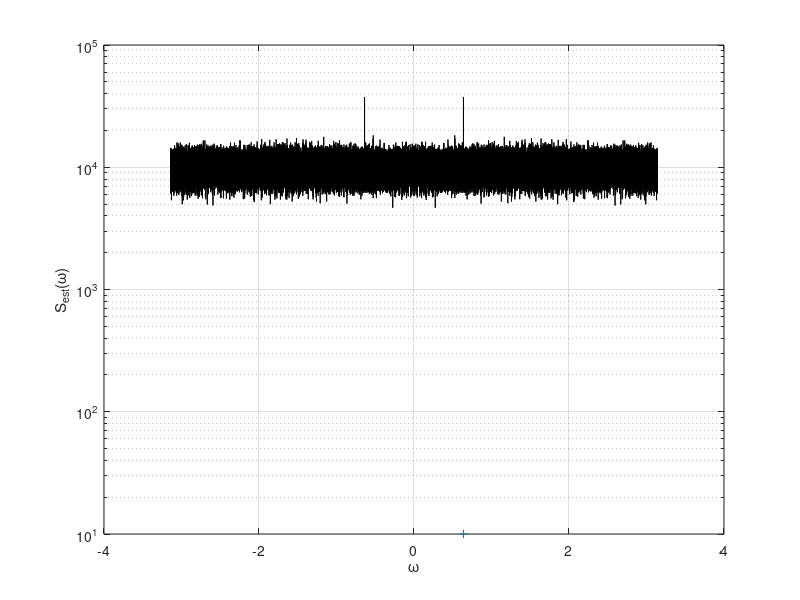

Recreate this plot in MATLAB.
clear all
N=128*1024;
omega=13*pi/64; %be aware on bias!
A=1;
M=40;

% SNR=20;
% sigma_w=A/sqrt(2*SNR);

sigma_w=100; 

S_est=zeros(N,1);
for m=1:M,
    % data generation
    x=A*cos(omega*[0:N-1]'+2*pi*rand)+sigma_w*randn(N,1);
    % SIMPLE periodogram    
    P=(abs(fft(x)).^2)/N;
    S_est(:,1)=S_est(:,1)+P;
end
S_est=S_est/M;

semilogy(2*pi*[-N/2:N/2-1]/N,fftshift(S_est),'-k',omega,10,'+')
xlabel('\omega')
ylabel('S_e_s_t(\omega)')
grid on
    

